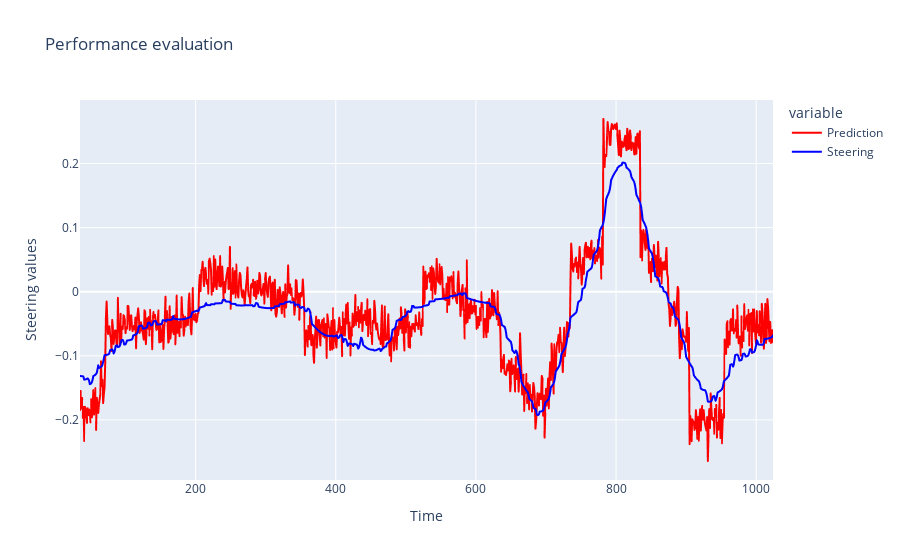

Notebook code for this chart:
### Code cell
fig = px.line(df, y=['Prediction','Steering'], 
            title='Performance evaluation',
            labels={'value':'Steering values', 'index': 'Time'},
            color_discrete_map={'Prediction':'red', 'Steering':'blue'})
# fig.update_layout(yaxis_range=[-0.4, 0.4])
fig.show()

### Figure 1 — Plotly figure (JSON) as saved in the notebook; plotly's stock layout.template omitted (floating-point values rounded to 4 significant figures; data arrays with more than 128 entries replaced by an {"elided": "..."} marker saying what was removed)
{"data": [{"hovertemplate": "variable=Prediction<br>Time=%{x}<br>Steering values=%{y}<extra></extra>", "legendgroup": "Prediction", "line": {"color": "red", "dash": "solid"}, "marker": {"symbol": "circle"}, "mode": "lines", "name": "Prediction", "showlegend": true, "type": "scattergl", "x": {"elided": "990 int values"}, "xaxis": "x", "y": {"elided": "990 float values"}, "yaxis": "y"}, {"hovertemplate": "variable=Steering<br>Time=%{x}<br>Steering values=%{y}<extra></extra>", "legendgroup": "Steering", "line": {"color": "blue", "dash": "solid"}, "marker": {"symbol": "circle"}, "mode": "lines", "name": "Steering", "showlegend": true, "type": "scattergl", "x": {"elided": "990 int values"}, "xaxis": "x", "y": {"elided": "990 float values"}, "yaxis": "y"}], "layout": {"legend": {"title": {"text": "variable"}, "tracegroupgap": 0}, "title": {"text": "Performance evaluation"}, "xaxis": {"anchor": "y", "domain": [0, 1], "title": {"text": "Time"}}, "yaxis": {"anchor": "x", "domain": [0, 1], "title": {"text": "Steering values"}}}}
